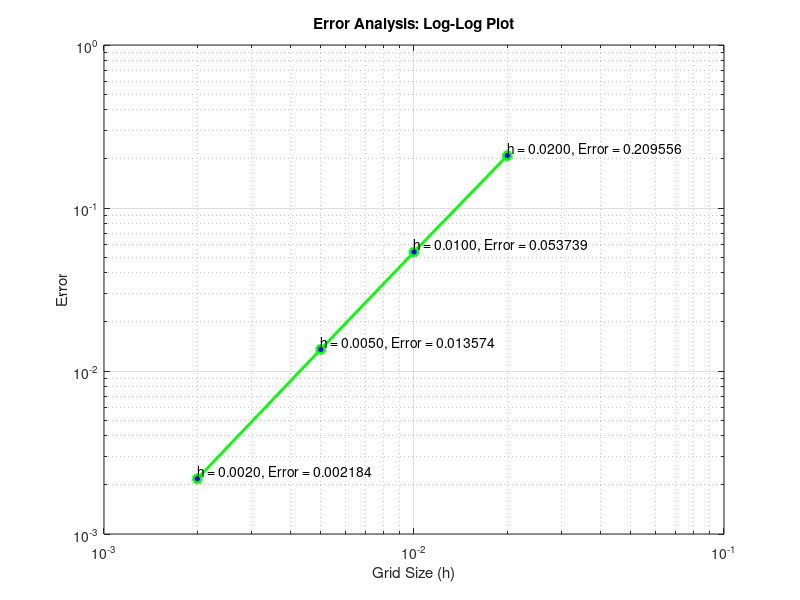
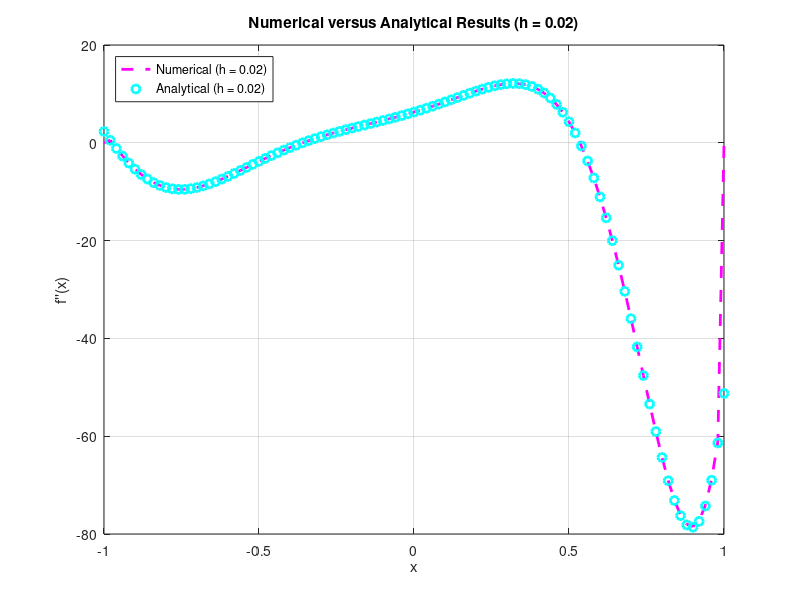

The MATLAB source for these figures, in order:
clc;
clear;
close all;

%% The Main Function
f = @(x) exp(x) .* sin(pi * x.^2);

% Interval and different grid sizes
a = -1;
b = 1;
grid_sizes = [0.02, 0.01, 0.005, 0.002];

% Initialize arrays to store error
errors = zeros(size(grid_sizes));

% Initialize cell arrays to store x and labels for each grid size
x_values = cell(size(grid_sizes));
labels = cell(size(grid_sizes));

% Initialize cell arrays to store numerical and analytical results
numerical_results = cell(size(grid_sizes));
analytical_results = cell(size(grid_sizes));

%% For Loop for different grid sizes
for i = 1:length(grid_sizes)
    h = grid_sizes(i);
    x = a:h:b;
    x_values{i} = x;
    dx = 1 / h^2;
    
    % Calculate the analytical second derivative
    f_double_prime_exact = -exp(x) .* ((4 * pi^2 .* x.^2 - 1) .* sin(pi .* x.^2) + (-4 * pi .* x - 2 * pi) .* cos(pi .* x.^2));

    % Calculate the centered finite difference approximation of the second derivative
    f_double_prime_approx = zeros(size(x));
    
    for j = 2:(length(x) - 1)
        f_double_prime_approx(j) = (f(x(j + 1)) - 2 * f(x(j)) + f(x(j - 1))) * dx;
    end

    % Calculate the error
    errors(i) = max(abs(f_double_prime_exact(2:end - 1) - f_double_prime_approx(2:end - 1)));
    
    % Store numerical and analytical results
    numerical_results{i} = f_double_prime_approx;
    analytical_results{i} = f_double_prime_exact;
    
    % Create labels with grid size and error
    labels{i} = sprintf('h = %.4f, Error = %.6f', h, errors(i));
end

%% Plot the log-log plots of errors versus grid sizes
figure;
loglog(grid_sizes, errors, 'g-o', 'LineWidth', 2, 'MarkerFaceColor', 'b');
text(grid_sizes, errors, labels, 'VerticalAlignment', 'bottom', 'HorizontalAlignment', 'left', 'FontSize', 10);
xlabel('Grid Size (h)');
ylabel('Error');
title('Error Analysis: Log-Log Plot');
grid on;

% Plot the numerical and analytical results for h = 0.02 in the same plot
h_index = find(grid_sizes == 0.02); % Find the index for h = 0.02
figure;
plot(x_values{h_index}, numerical_results{h_index}, 'm--', 'LineWidth', 2, 'DisplayName', 'Numerical (h = 0.02)');
hold on;
plot(x_values{h_index}, analytical_results{h_index}, 'co', 'LineWidth', 2, 'DisplayName', 'Analytical (h = 0.02)');
xlabel('x');
ylabel("f''(x)");
title('Numerical versus Analytical Results (h = 0.02)');
legend('Location', 'northwest');
grid on;

%% Perform linear regression to find out the error order
log_grid_sizes = log(grid_sizes);
log_errors = log(errors);

% Fit a linear model
coeffs = polyfit(log_grid_sizes, log_errors, 1);

% Extract the slope (coefficient) from the model
slope = coeffs(1);

disp(['The slope of the error plot is approximately ', num2str(slope)]);
